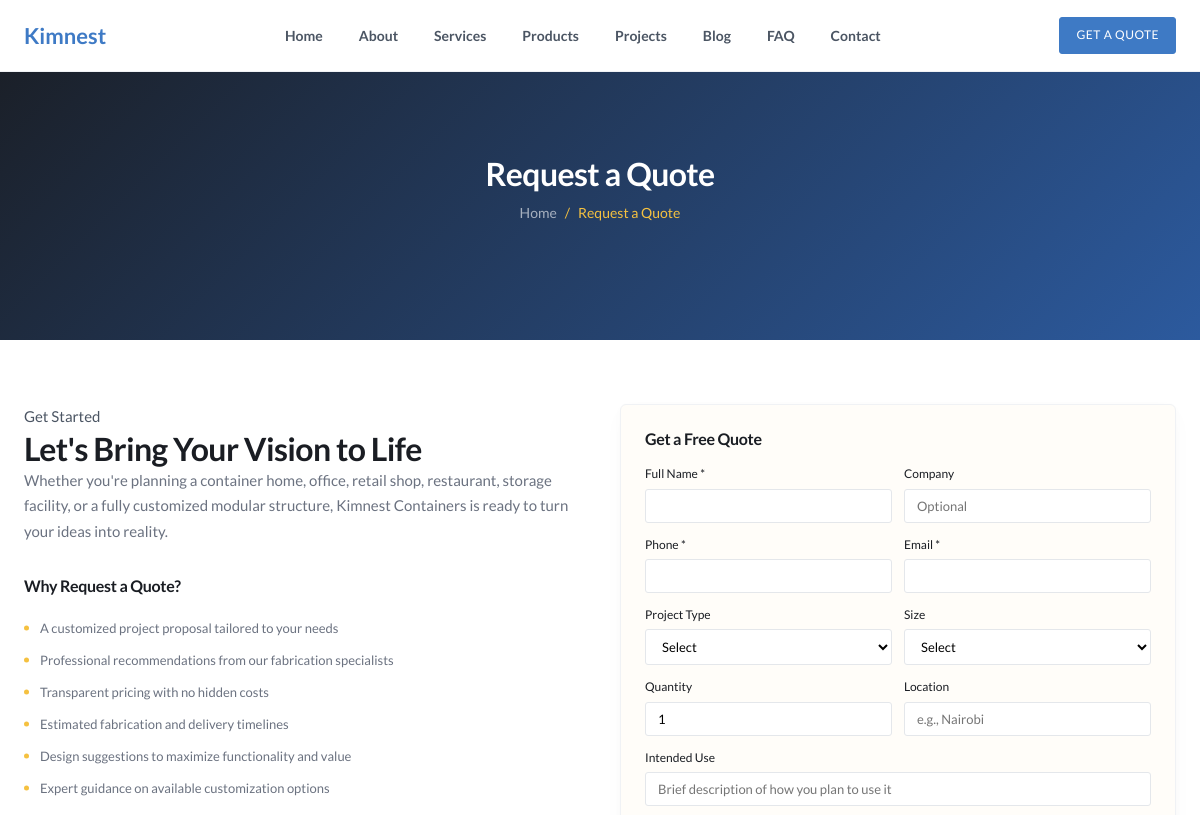
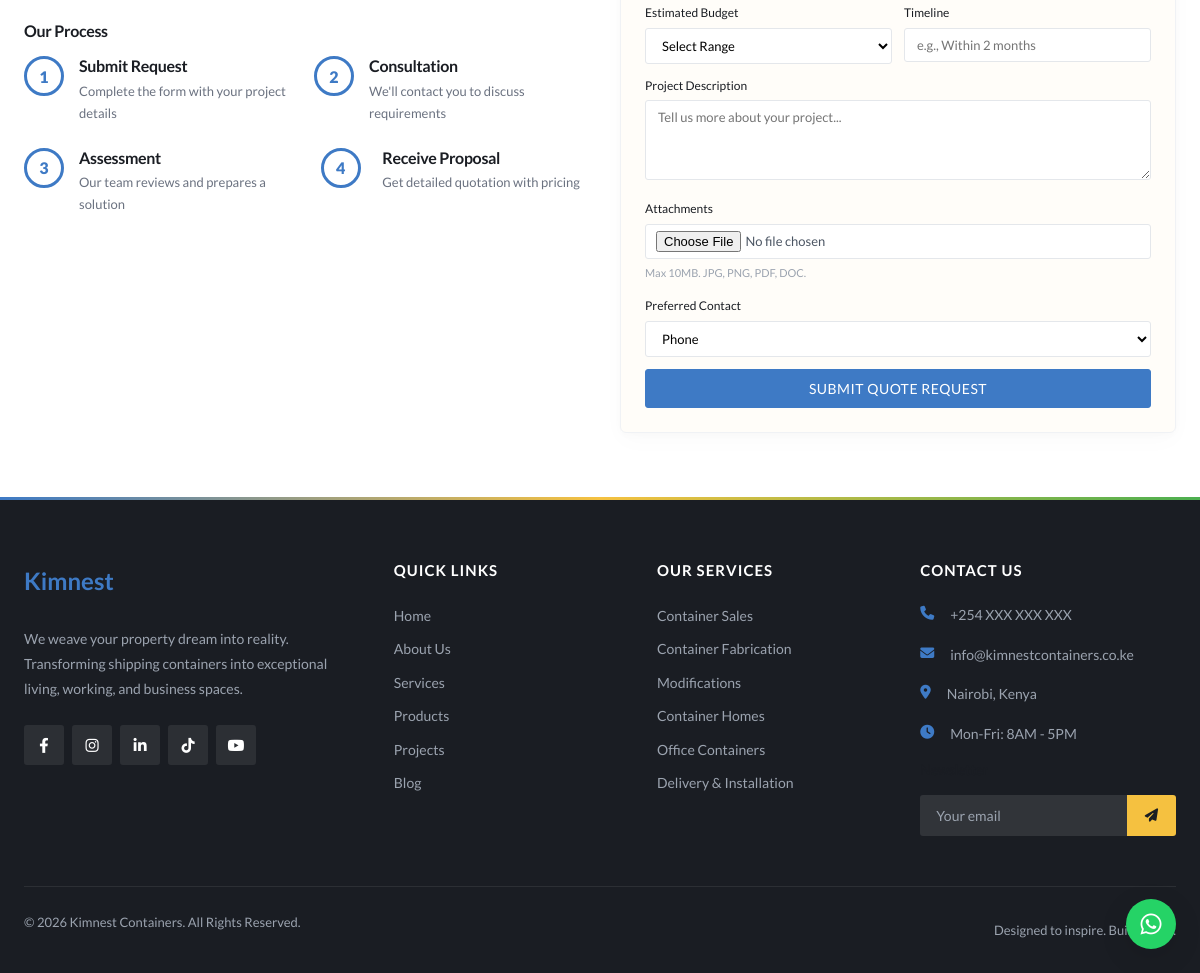
Page /pages/quote.php on the earlier database version (2 pictures, top to bottom).
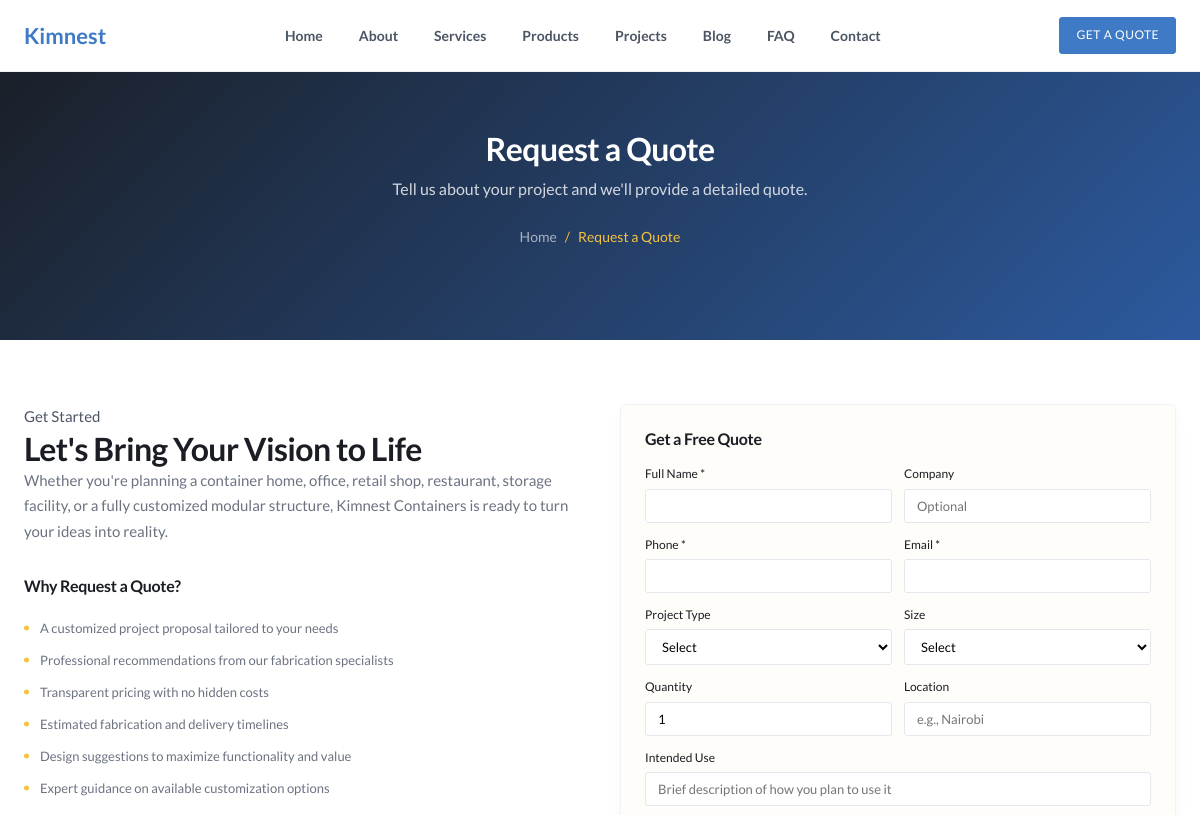
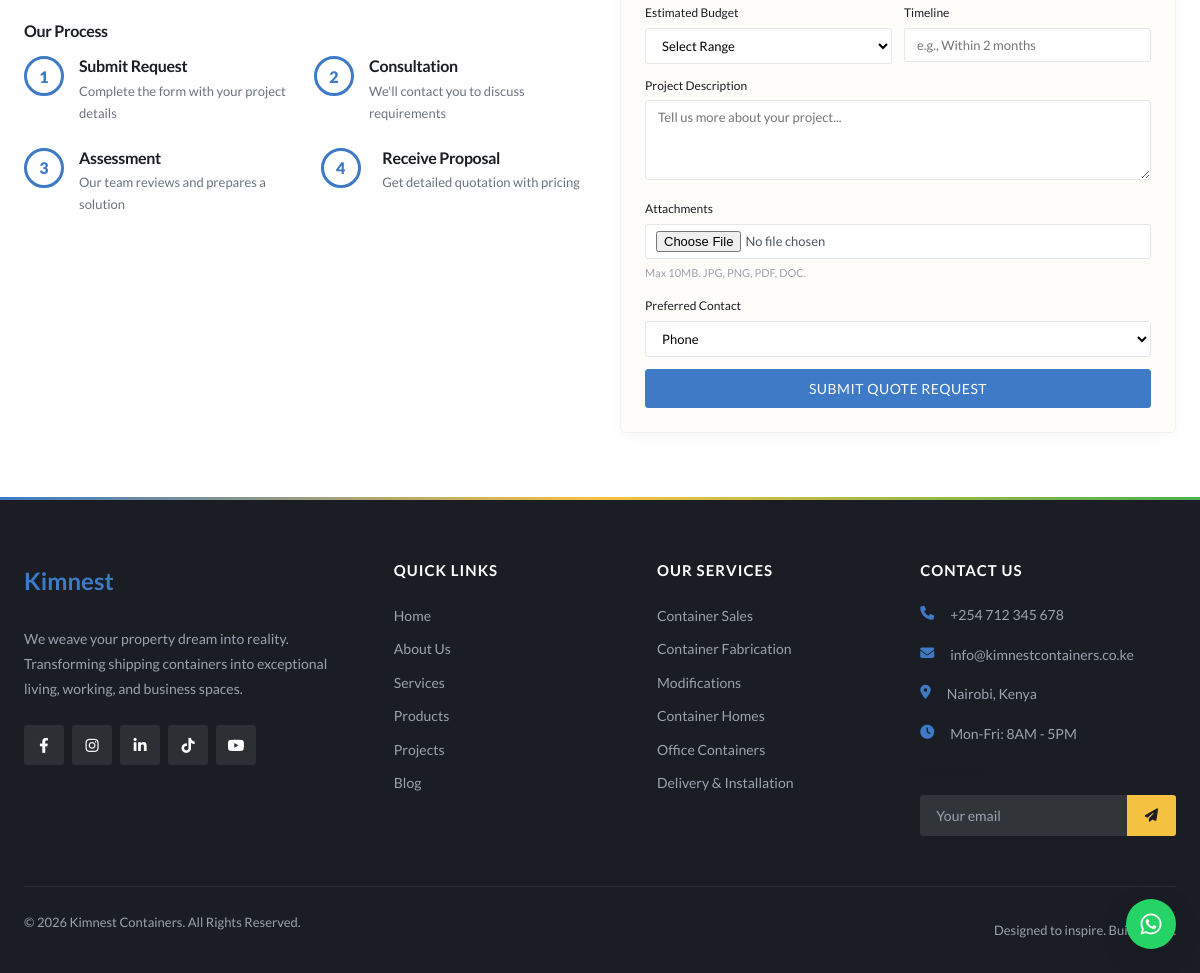
Same page on the later database version (2 pictures, top to bottom).
### tables this page shows
CREATE TABLE site_content (
    id INT AUTO_INCREMENT PRIMARY KEY,
    page_slug VARCHAR(50) NOT NULL,
    section_key VARCHAR(50) NOT NULL,
    content_key VARCHAR(100) NOT NULL,
    content_value LONGTEXT,
    content_type ENUM('text', 'textarea', 'html', 'image') DEFAULT 'text',
    is_visible TINYINT(1) DEFAULT 1,
    created_at TIMESTAMP DEFAULT CURRENT_TIMESTAMP,
    updated_at TIMESTAMP DEFAULT CURRENT_TIMESTAMP ON UPDATE CURRENT_TIMESTAMP,
    UNIQUE KEY unique_content (page_slug, section_key, content_key)
);

CREATE TABLE site_settings (
    id INT AUTO_INCREMENT PRIMARY KEY,
    setting_key VARCHAR(100) NOT NULL UNIQUE,
    setting_value TEXT,
    created_at TIMESTAMP DEFAULT CURRENT_TIMESTAMP,
    updated_at TIMESTAMP DEFAULT CURRENT_TIMESTAMP ON UPDATE CURRENT_TIMESTAMP
);

### includes/functions.php (called while the page is built, shortened)
<?php
require_once __DIR__ . '/db.php';
function getContent($page, $section, $key, $default = '') {
    global $pdo;
    $stmt = $pdo->prepare("SELECT content_value, content_type, is_visible FROM site_content WHERE page_slug = ? AND section_key = ? AND content_key = ?");
    $stmt->execute([$page, $section, $key]);
    $result = $stmt->fetch();
    if (!$result) return $default;
    $value = $result['content_value'];
    $type = $result['content_type'] ?? 'text';
    if ($type === 'textarea') {
        $value = strip_tags($value);
        $value = trim($value);
    }
    return $value;
}
function getSetting($key, $default = '') {
    global $pdo;
    $stmt = $pdo->prepare("SELECT setting_value FROM site_settings WHERE setting_key = ?");
    $stmt->execute([$key]);
    $result = $stmt->fetch();
    return $result ? $result['setting_value'] : $default;
}

### pages/quote.php (the view, shortened to what the changed rows need)
<?php
include __DIR__ . '/../includes/header.php';
$heroBg = getContent('quote', 'hero', 'bg_image', '');
$heroOverlay = getContent('quote', 'hero', 'overlay_color', '#1a2e4a');
$heroDesc = getContent('quote', 'hero', 'description', '');
?>
<section class="page-banner page-banner--tall" <?php if (!empty($heroBg)): ?>style="background-image: linear-gradient(<?= $heroOverlay ?>dd, <?= $heroOverlay ?>ee), url(<?= BASE_URL ?>/<?= htmlspecialchars($heroBg) ?>); background-size: cover; background-position: center;"<?php endif; ?>>
    <div class="container">
        <h1><?= htmlspecialchars(getContent('quote', 'hero', 'overline', 'Request a Quote')) ?></h1>
        <?php if (!empty($heroDesc)): ?>
            <p class="page-banner__desc"><?= htmlspecialchars($heroDesc) ?></p>
        <?php endif; ?>
        <div class="breadcrumb">
            <a href="<?= BASE_URL ?>/">Home</a> <span>/</span> <span>Request a Quote</span>
        </div>
    </div>
</section>
<section class="section">
    <div class="container">
        <?php if (isset($_GET['thank_you'])): ?>
            <div class="contact-grid" style="justify-content:center;">
                <div style="text-align:center;padding:var(--space-3xl) 0;max-width:500px;margin:0 auto;">
                    <div style="font-size:64px;color:var(--primary);margin-bottom:var(--space-lg);"><i class="fas fa-check-circle"></i></div>
                    <h2 style="margin-bottom:var(--space-md);">Thank You!</h2>
                    <p style="color:var(--gray-500);margin-bottom:var(--space-xl);line-height:1.7;">
                        Your quotation request has been received successfully. Our team will review your cart items and contact you within 24 hours with a detailed quote.
                    </p>
                    <a href="<?= BASE_URL ?>/products" class="btn btn-primary"><i class="fas fa-box"></i> Browse Products</a>
                    <a href="<?= BASE_URL ?>/" class="btn btn-outline" style="margin-left:8px;">Back to Home</a>
                </div>
            </div>
        <?php else: ?>
        <div class="quote-layout">
            <div class="quote-info-col">
                <h2>Let's Bring Your Vision to Life</h2>
            </div>
        </div>
        <?php endif; ?>
    </div>
</section>
<?php include __DIR__ . '/../includes/footer.php'; ?>

### includes/footer.php (shortened to what the changed rows need)
    </main>
    <footer class="footer">
        <div class="container">
            <div class="footer-grid">
                <div class="footer-col">
                    <a href="<?= BASE_URL ?>/" class="footer-logo">
                        <span class="logo-text">Kim<span>nest</span></span>
                    </a>
                    <p><?= htmlspecialchars(getSetting('site_tagline', 'We weave your property dream into reality. Transforming shipping containers into exceptional living, working, and business spaces.')) ?></p>
                    <div class="social-links">
                        <a href="<?= getSetting('facebook_url', '#') ?>" target="_blank"><i class="fab fa-facebook-f"></i></a>
                        <a href="<?= getSetting('instagram_url', '#') ?>" target="_blank"><i class="fab fa-instagram"></i></a>
                        <a href="<?= getSetting('linkedin_url', '#') ?>" target="_blank"><i class="fab fa-linkedin-in"></i></a>
                        <a href="<?= getSetting('tiktok_url', '#') ?>" target="_blank"><i class="fab fa-tiktok"></i></a>
                        <a href="<?= getSetting('youtube_url', '#') ?>" target="_blank"><i class="fab fa-youtube"></i></a>
                    </div>
                </div>
                <div class="footer-col">
                    <ul class="footer-contact">
                        <li><i class="fas fa-phone"></i> <?= getSetting('site_phone', SITE_PHONE) ?></li>
                        <li><i class="fas fa-envelope"></i> <?= getSetting('site_email', SITE_EMAIL) ?></li>
                        <li><i class="fas fa-map-marker-alt"></i> <?= getSetting('site_address', 'Nairobi, Kenya') ?></li>
                        <li><i class="fas fa-clock"></i> Mon-Fri: 8AM - 5PM</li>
                    </ul>
                </div>
            </div>
        </div>
    </footer>
</body>
</html>

Differences in the rows shown:
added site_content: content_value "Request a Quote"
added site_content: content_value "Tell us about your project and we'll provide a detailed quote."
added site_settings: setting_value "We weave your property dream into reality. Transforming shipping containers into exceptional living, working, and business spaces."
added site_settings: setting_value "+254 712 345 678"
added site_settings: setting_value "info@kimnestcontainers.co.ke"
added site_settings: setting_value "Nairobi, Kenya"
Other differences:
getContent('quote', 'hero', 'overline', 'Request a Quote'): "Request a Quote" → (not shown)
getSetting('site_phone', SITE_PHONE): "+254 XXX XXX XXX" → (not shown)
getSetting('site_email', SITE_EMAIL): "info@kimnestcontainers.co.ke" → (not shown)
getSetting('site_address', 'Nairobi, Kenya'): "Nairobi, Kenya" → (not shown)
text no longer shown: "We weave your property dream into reality. Transforming shipping containers into exceptional living, working, and business spaces."
